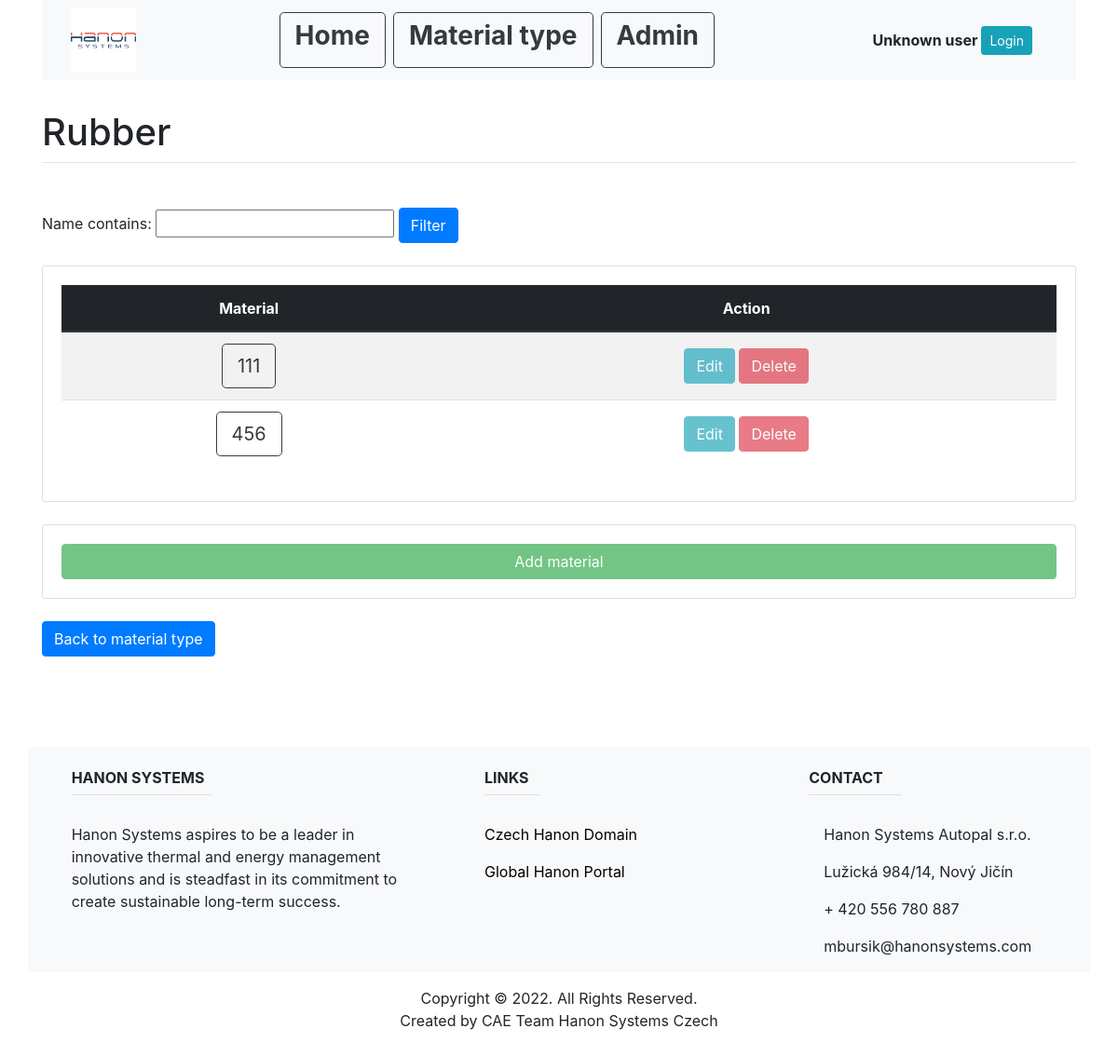
The app's page /material_type_list/rubber/7/, older data.
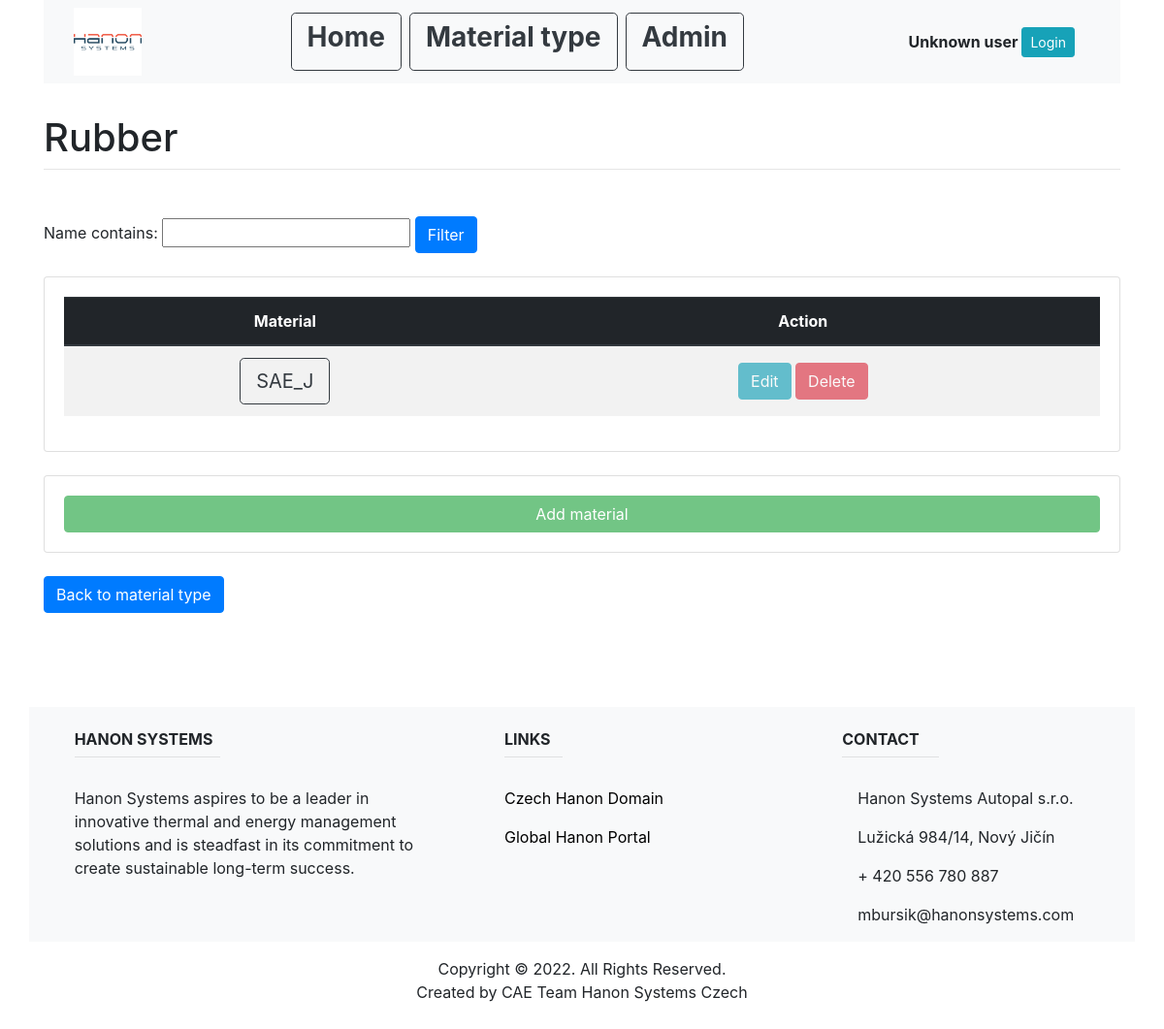
The same page, newer data.
### main/models.py (models this page shows, shortened)
class MaterialType(models.Model):
    name = models.CharField(max_length=200, unique=True)

class Rubber(models.Model):
    name = models.CharField(max_length=200, unique=True)
    material_type_id = models.ForeignKey(MaterialType, on_delete=models.CASCADE)

### main/views.py (the view)
# urls.py: path('material_type_list/rubber/<int:material_type_id>/', views.rubber_list, name="rubber_list"),
def rubber_list(response, material_type_id):
    material_type = MaterialType.objects.get(pk=material_type_id)
    material_ls = Rubber.objects.filter(material_type_id=material_type_id)
    my_filter = MaterialFilter(response.GET, queryset=material_ls)
    material_ls = my_filter.qs
    return render(response, "main/rubber_list.html", {
        "material_ls": material_ls,
        "material_type": material_type,
        "my_filter": my_filter,
        })

### main/templates/main/rubber_list.html (shortened to what this page needs)
{% extends "main/base.html" %}
{% block content %}
<br>
<h1 class="mt-2">{{material_type.name}}</h1>
<hr class="mt-0 mb-4">
<br>
<div>
   <form method="get">
   {{my_filter.form}}
   <button class="btn btn-primary" type="submit">Filter</button>
   </form>
</div>
<br>
<div class="card card-body">
   <table class="table table-striped">
     <thead class="thead-dark">
     <tr>
         <th class="text-center align-middle" scope="col">Material</th>
         <th class="text-center align-middle" scope="col">Action</th>
     </tr>
     </thead>
     <tbody>
         {% for item in material_ls %}
         <tr>
             <td class="text-center align-middle">
                 <a class="btn btn-outline-dark btn-lg" href="" role="button">{{item.name}}</a>
             </td>
             {% if user.is_authenticated %}
             <td class="text-center align-middle">
               <a class="btn btn-info" href="">Edit</a>
               <a class="btn btn-danger" href="">Delete</a>
             </td>
             {% else %}
             <td class="text-center align-middle">
               <a class="btn btn-info disabled" href="">Edit</a>
               <a class="btn btn-danger disabled" href="">Delete</a>
             </td>
             {% endif %}
         </tr>
         {% empty %}
         <h2>Sorry no available data</h2>
         {% endfor %}
     </tbody>
   </table>
</div>
<br>
<div class="card card-body">
    {% if user.is_authenticated %}
    <a class="btn btn-success " href="">Add material</a>
    {% else %}
    <a class="btn btn-success disabled" href="">Add material</a>
    {% endif %}
</div>
<br>
<a class="btn btn-primary" href="/material_type_list" role="button">Back to material type</a>
{% endblock %}

### main/templates/main/base.html (shortened to what this page needs)
<!DOCTYPE html>
<html lang="en">
{% load static %}
<head>
    <link rel="stylesheet" href="https://stackpath.bootstrapcdn.com/bootstrap/4.1.3/css/bootstrap.min.css">
</head>
<body>
<div class="container">
    <nav class="navbar navbar-expand-lg navbar-light bg-light">
        <div class =container>
              <img src="{% static 'main/images/hanon.png' %}" width="70" height="70" alt="">
          <div class="collapse navbar-collapse" id="navbarNav">
            <ul class="navbar-nav mx-auto">
              <li class="nav-item">
                <a class="btn btn-outline-dark btn-lg mr-2" href="/"><h3><strong>Home</strong></h3></a>
              </li>
              <li class="nav-item">
                <a class="btn btn-outline-dark btn-lg mr-2" href="/material_type_list"><h3><strong>Material type</strong></h3></a>
              </li>
              <li class="nav-item">
                <a class="btn btn-outline-dark btn-lg" href="/admin"><h3><strong>Admin</strong></h3></a>
              </li>
            </ul>
              <ul class="navbar-nav">
              {% if user.is_authenticated %}
              <li class="nav-item">
                <div class="container">
                    <table>
                    <th class="text-center align-middle" scope="row">{{ user.username }}</th>
                    <th><br><br></th>
                    <th class="text-center align-middle" scope="row"><a class="btn btn-info btn-sm" href="{% url 'logout' %}">Logout</a></th>
                    </table>
                </div>
              </li>
              {% else %}
              <li class="nav-item">
                  <div class="container">
                    <table>
                    <th class="text-center align-middle" scope="row">Unknown user</th>
                    <th><br><br></th>
                    <th class="text-center align-middle" scope="row"><a class="btn btn-info btn-sm" href="{% url 'login' %}">Login</a></th>
                    </table>
                </div>
              </li>
              {% endif %}
            </ul>
          </div>
      </div>
    </nav>
</div>
<div class="container">
    {% block content %}
    {% endblock %}
</div>
<footer class="page-footer font-small unique-color-dark">
  <div style="background-color: white;">
    <div class="container">
      <div class="row py-4 d-flex align-items-center">
        <div class="col-md-6 col-lg-7 text-center text-md-right">
        </div>
      </div>
    </div>
  </div>
  <div class="container text-center text-md-left mt-5">
    <div class="row mt-3 bg-light" >
      <div class="col-md-3 col-lg-4 col-xl-4 mx-auto mb-4">
        <br>
        <h6 class="text-uppercase font-weight-bold">Hanon systems</h6>
        <hr class="deep-purple accent-2 mb-4 mt-0 d-inline-block mx-auto" style="width: 150px;">
        <p>Hanon Systems aspires to be a leader in innovative thermal and energy management solutions and is steadfast in its commitment to create sustainable long-term success.</p>
      </div>
      <div class="col-md-3 col-lg-2 col-xl-3 mx-auto mb-4">
        <br>
        <h6 class="text-uppercase font-weight-bold">Links</h6>
        <hr class="deep-purple accent-2 mb-4 mt-0 d-inline-block mx-auto" style="width: 60px;">
        <p>
          <a href="http://www.autopal.visteon.com/" style="color:black">Czech Hanon Domain</a>
        </p>
        <p>
          <a href="http://portal.hanonsystems.com/" style="color:black">Global Hanon Portal</a>
        </p>
      </div>
      <div class="col-md-4 col-lg-3 col-xl-3 mx-auto mb-md-0 mb-4">
        <br>
        <h6 class="text-uppercase font-weight-bold">Contact</h6>
        <hr class="deep-purple accent-2 mb-4 mt-0 d-inline-block mx-auto" style="width: 100px;">
        <p>
           Hanon Systems Autopal s.r.o.</p>
        <p>
          Lužická 984/14, Nový Jičín</p>
        <p>
          + 420 556 780 887</p>
        <p>
          mbursik@hanonsystems.com</p>
      </div>
    </div>
  </div>
  <div class="footer-copyright text-center py-3">Copyright © 2022. All Rights Reserved.
    <p>Created by CAE Team Hanon Systems Czech</p>
  </div>
</footer>
 </body>
</html>

Row changes from the older to the newer data that the page shows:
removed Rubber: name "111"
removed Rubber: name "456"
added Rubber: name "SAE_J"
